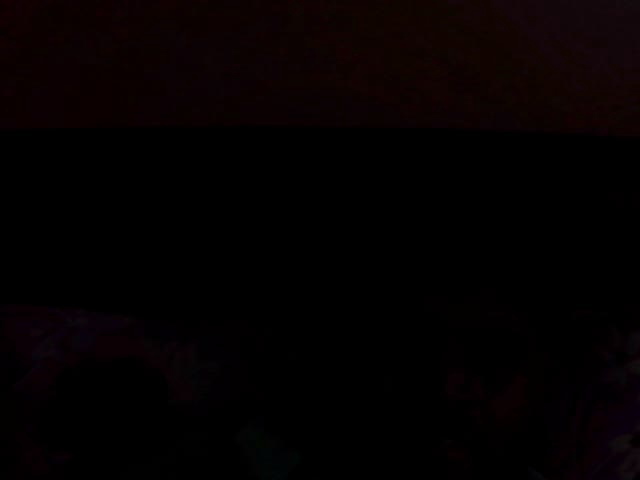
#> input picture frame 0 of filename.avi, 640 x 480 px, given in place of the camera
$ python main.py
#> lines starting #> are read from the running program, lines starting #| are printed output that depends on the picture; after the words box and inside, x2 and y2 are one past the last pixel; in counts of white or black regions, pixels touching at a corner belong together
import cv2
import winsound
import time

cam = cv2.VideoCapture(0)
if not cam.isOpened():
    print("Error reading video file")
frame_width = int(cam.get(3))
frame_height = int(cam.get(4))
size = (frame_width, frame_height)
result = cv2.VideoWriter('filename.avi',
                         cv2.VideoWriter_fourcc(*'MJPG'),
                         10, size)
while cam:
    ret, frame1 = cam.read()
#> frame1 is the input picture: shape (480, 640, 3); mean B, G, R 1.2, 0.7, 4.7
    ret, frame2 = cam.read()
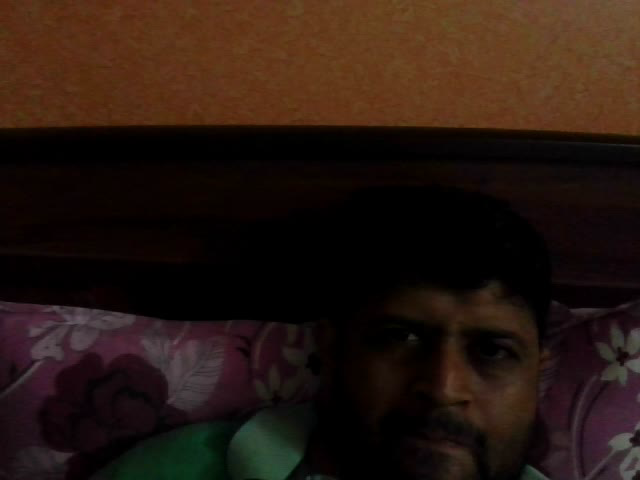
#> input picture frame 1 of filename.avi, 640 x 480 px, given in place of the camera
#> frame2 is the input picture: shape (480, 640, 3); mean B, G, R 16, 23.7, 39.3
    diff = cv2.absdiff(frame1, frame2)
    gray = cv2.cvtColor(diff, cv2.COLOR_RGB2GRAY)
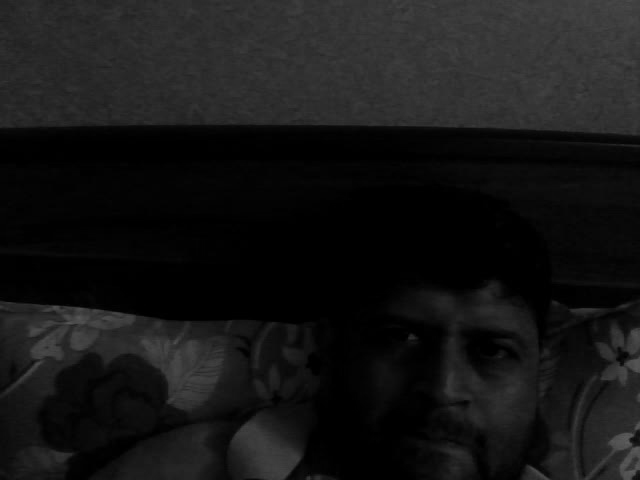
#> gray: shape (480, 640); min 0, max 94, mean 21.8
    blur = cv2.GaussianBlur(gray, (5, 5), 0)
    _, thresh = cv2.threshold(blur, 20, 255, cv2.THRESH_BINARY)
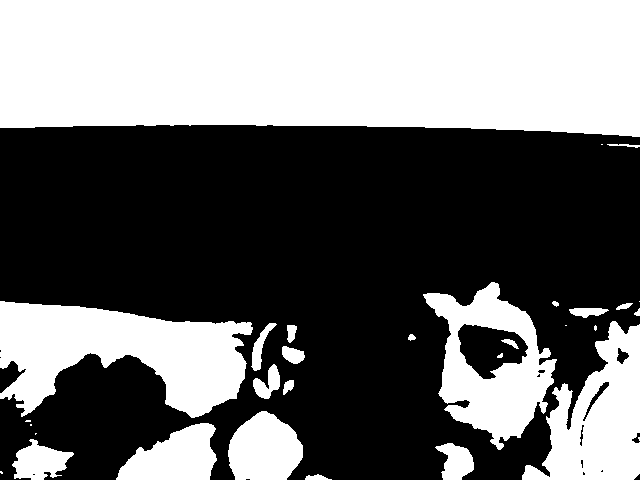
#> thresh: shape (480, 640); 43.1% white; 31 white regions (9 under 20 px), largest, box (x1, y1, x2, y2) and area: (0, 0, 640, 137) 81842, (0, 301, 253, 418) 17458, (522, 321, 640, 480) 10438
    dilated = cv2.dilate(thresh, None, iterations=3)
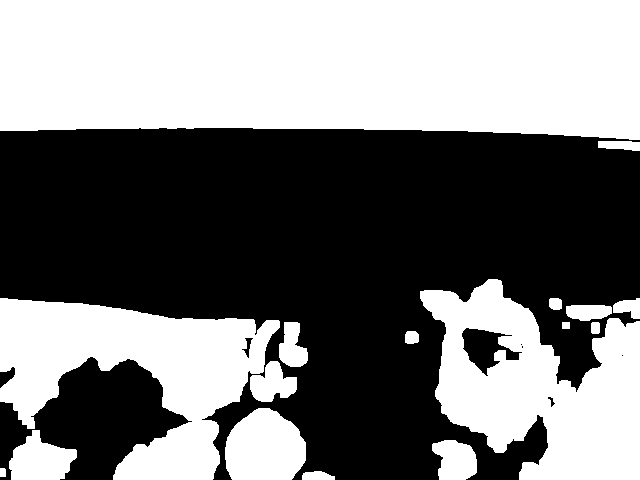
#> dilated: shape (480, 640); 48.2% white; 17 white regions
    contours, _ = cv2.findContours(dilated, cv2.RETR_TREE, cv2.CHAIN_APPROX_SIMPLE)
#> contours = 23 contours, 3 with area under 20; largest, box (x1, y1, x2, y2) and area: (0, 0, 640, 140) 83056, (420, 279, 640, 480) 26840, (0, 298, 280, 480) 25380, (225, 408, 306, 480) 4570, (9, 430, 77, 480) 2132
    # cv2.drawContours(frame1, contours, -1, (0, 255, 0), 2)
    for c in contours:
        if cv2.contourArea(c) < 5000:
            continue
        x, y, w, h = cv2.boundingRect(c)
        cv2.rectangle(frame1, (x, y), (x + w, y + h), (0, 255, 0), 2)
        winsound.PlaySound('alert.wav', winsound.SND_FILENAME)
#> this loop made 23 passes
#> c on passes 9, 18, 20: [[562, 322], [562, 328], [569, 328], [569, 322]], [[621, 355], [622, 354], [623, 355], [622, 356]], [[520, 344], [521, 343], [522, 344], [521, 345]]
#> (x, y, w, h) on passes 14, 16, 23: (0, 298, 280, 182), (420, 279, 220, 201), (0, 0, 640, 140)
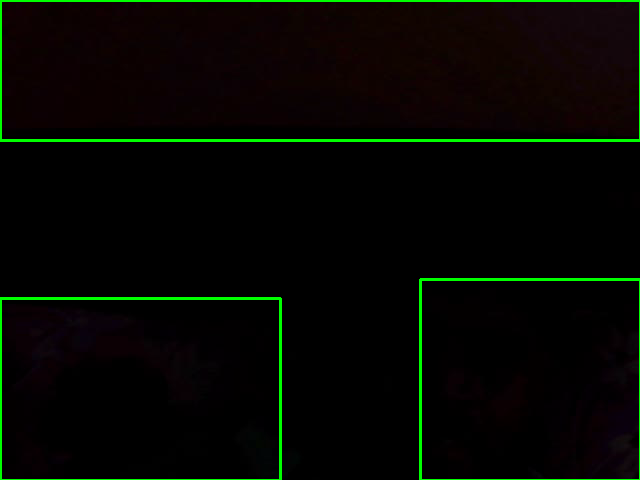
#> frame1: shape (480, 640, 3); 2.38% of pixels changed, all inside (x1, y1, x2, y2) = (0, 0, 640, 480)
    if ret:
        result.write(frame1)
        if cv2.waitKey(10) == ord('q'):
#> (key q is pressed here)
            break
    hms = time.strftime('%H:%M:%S', time.localtime())
    cv2.putText(frame1, str(hms), (0, 15), cv2.FONT_HERSHEY_SIMPLEX,0.5,(0,0,255))
    cv2.imshow('granny cam', frame1)

$ run again, starting later in the video
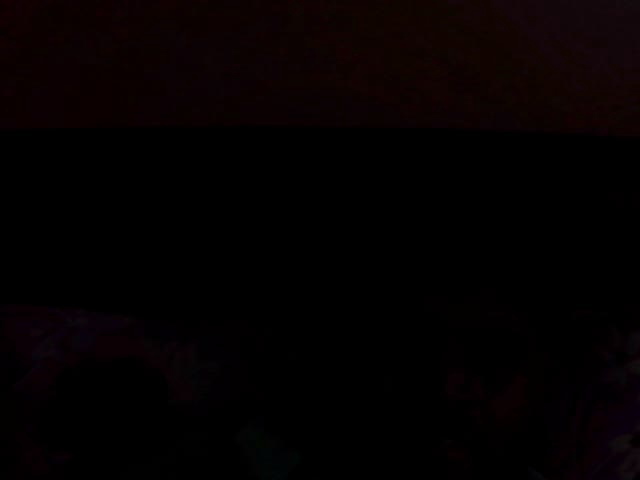
#> input picture frame 0 of filename.avi, 640 x 480 px, given in place of the camera
#> frame1 is the input picture: shape (480, 640, 3); mean B, G, R 1.2, 0.7, 4.7
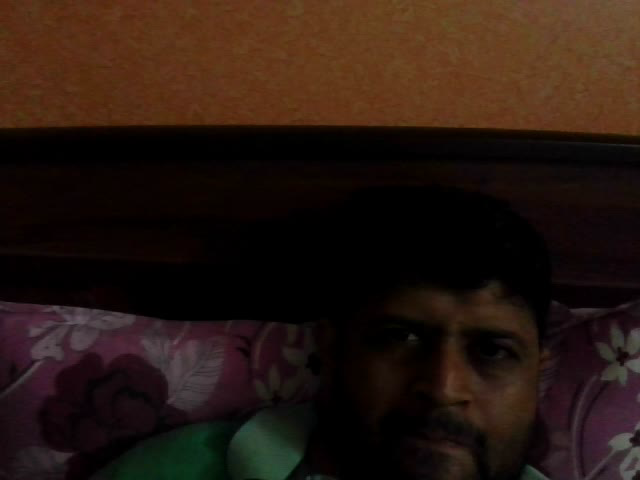
#> input picture frame 1 of filename.avi, 640 x 480 px, given in place of the camera
#> frame2 is the input picture: shape (480, 640, 3); mean B, G, R 16, 23.7, 39.3
#> thresh: shape (480, 640); 43.1% white; 31 white regions (9 under 20 px), largest, box (x1, y1, x2, y2) and area: (0, 0, 640, 137) 81842, (0, 301, 253, 418) 17458, (522, 321, 640, 480) 10438
#> dilated: shape (480, 640); 48.2% white; 17 white regions
#> contours = 23 contours, 3 with area under 20; largest, box (x1, y1, x2, y2) and area: (0, 0, 640, 140) 83056, (420, 279, 640, 480) 26840, (0, 298, 280, 480) 25380, (225, 408, 306, 480) 4570, (9, 430, 77, 480) 2132
#> the loop `for c in contours:` made 23 passes
#> c on passes 9, 18, 20: [[562, 322], [562, 328], [569, 328], [569, 322]], [[621, 355], [622, 354], [623, 355], [622, 356]], [[520, 344], [521, 343], [522, 344], [521, 345]]

$ run again, starting later in the video
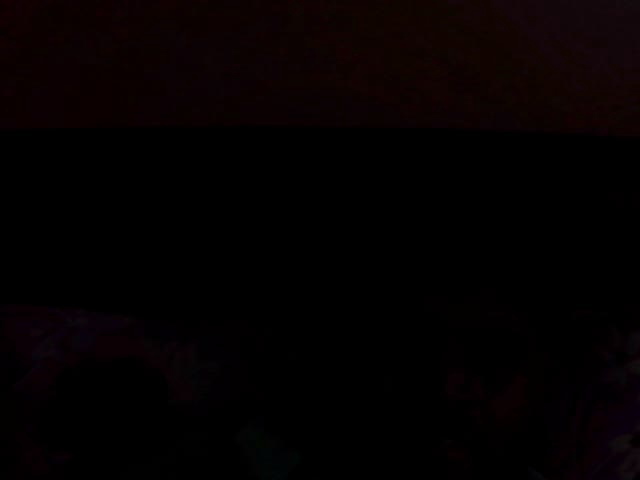
#> input picture frame 0 of filename.avi, 640 x 480 px, given in place of the camera
#> frame1 is the input picture: shape (480, 640, 3); mean B, G, R 1.2, 0.7, 4.7
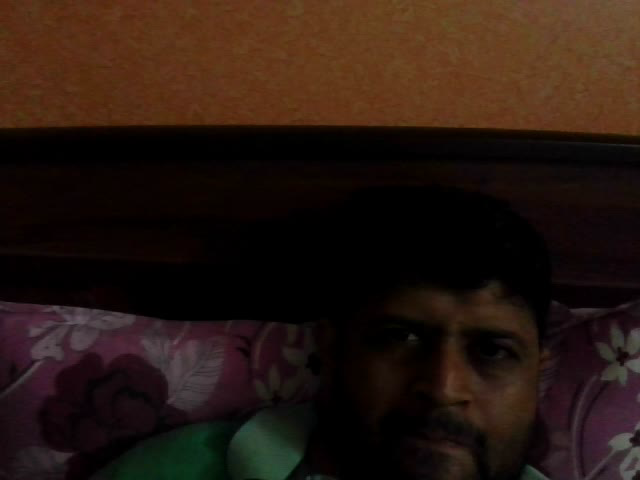
#> input picture frame 1 of filename.avi, 640 x 480 px, given in place of the camera
#> frame2 is the input picture: shape (480, 640, 3); mean B, G, R 16, 23.7, 39.3
#> thresh: shape (480, 640); 43.1% white; 31 white regions (9 under 20 px), largest, box (x1, y1, x2, y2) and area: (0, 0, 640, 137) 81842, (0, 301, 253, 418) 17458, (522, 321, 640, 480) 10438
#> dilated: shape (480, 640); 48.2% white; 17 white regions
#> contours = 23 contours, 3 with area under 20; largest, box (x1, y1, x2, y2) and area: (0, 0, 640, 140) 83056, (420, 279, 640, 480) 26840, (0, 298, 280, 480) 25380, (225, 408, 306, 480) 4570, (9, 430, 77, 480) 2132
#> the loop `for c in contours:` made 23 passes
#> c on passes 9, 18, 20: [[562, 322], [562, 328], [569, 328], [569, 322]], [[621, 355], [622, 354], [623, 355], [622, 356]], [[520, 344], [521, 343], [522, 344], [521, 345]]
